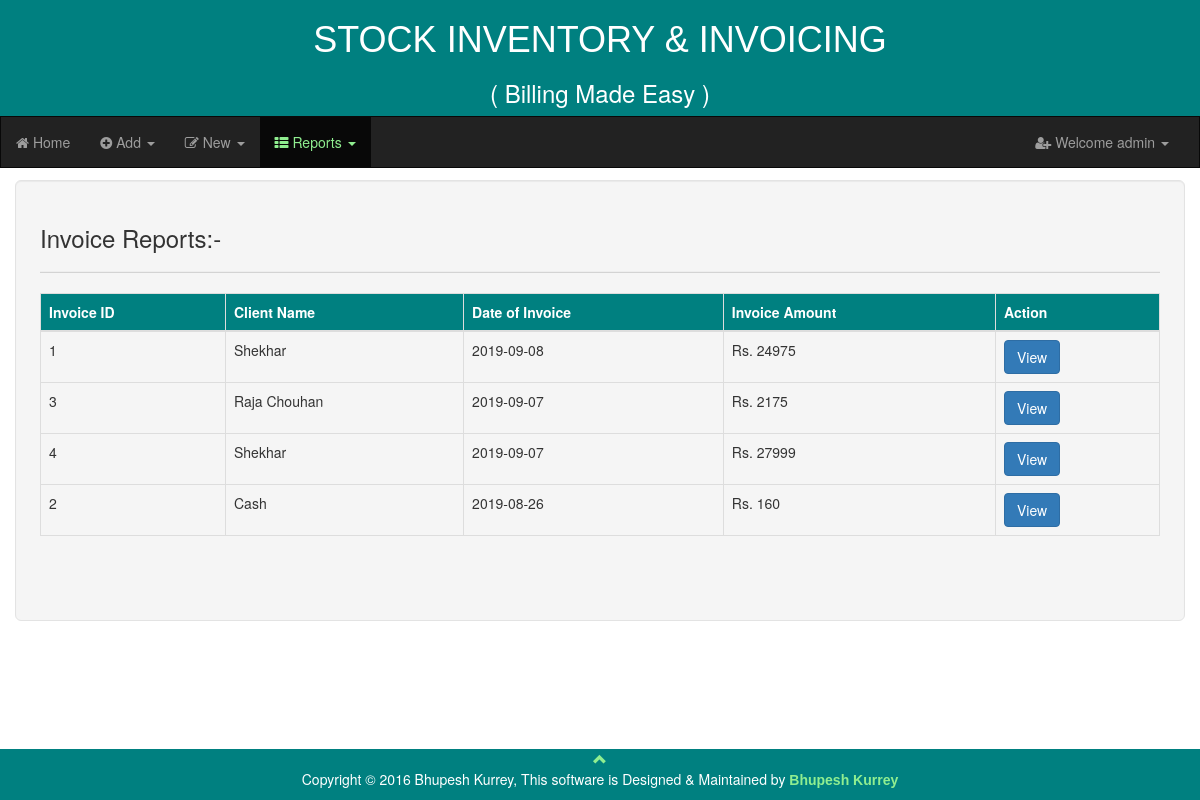
The page /invoice_report.php (signed in) on the database its author committed.
### tables this page shows
CREATE TABLE IF NOT EXISTS `invoices` (
  `inv_id` int(11) NOT NULL AUTO_INCREMENT,
  `cl_id` int(11) NOT NULL,
  `inv_date` varchar(20) NOT NULL,
  `inv_amount` int(11) NOT NULL,
  PRIMARY KEY (`inv_id`)
);

CREATE TABLE IF NOT EXISTS `clients` (
  `cl_id` int(11) NOT NULL AUTO_INCREMENT,
  `cl_name` varchar(50) NOT NULL,
  `cl_mobile` varchar(12) DEFAULT NULL,
  `cl_email` varchar(30) DEFAULT NULL,
  `cl_address` varchar(150) DEFAULT NULL,
  `cl_detail` varchar(300) DEFAULT NULL,
  PRIMARY KEY (`cl_id`)
);

### invoice_report.php (the view, shortened to what this page needs)
<?php
	include ('header.php');
?>
<!DOCTYPE html>
<html lang="en">
<head>
</head>
<body>
<div class="container-fluid">
<div class="well well-lg">
<h3>Invoice Reports:-</h3><hr style="background-color:lightgrey; height:1px;">
<form action="" method="">
<table class="table table-bordered">
    <thead>
      <tr style="background-color:teal; color:white;">
        <th>Invoice ID</th>
        <th>Client Name</th>
        <th>Date of Invoice</th>
        <th>Invoice Amount</th>
		<th>Action</th>
      </tr>
    </thead>
	<?php
	include ('config.php');
$sql1 = "SELECT invoices.inv_id, clients.cl_name, invoices.inv_date, invoices.inv_amount FROM invoices INNER JOIN clients ON invoices.cl_id=clients.cl_id ORDER BY inv_date DESC";
$result = $conn->query($sql1);
if ($result->num_rows > 0) {
    while($row = $result->fetch_assoc()) {
	?>
	<tr class="bigBFun">
        <td><?php echo $row["inv_id"] ?></td>
        <td><?php echo $row["cl_name"] ?></td>
        <td><?php echo $row["inv_date"] ?></td>
        <td>Rs. <?php echo $row["inv_amount"] ?></td>
		<td><a href="genInvoice.php?inid=<?php echo $row["inv_id"] ?>" class="btn btn-primary" target="_blank">View</a> </td>
      </tr>
    <?php
		}
	}
else {
		echo "No Records Found...";
	}
  ?>
  </table>
</form>
<br>
<br>
</div>
</div>
<?php
include('footer.php');
?>
</body>
</html>

### header.php (shortened to what this page needs)
<?php
if(!isset($_SESSION['usr']))
{
header("Location:index.php");
}
else
{
?>
<!DOCTYPE html>
<html lang="en">
<head>
	<link rel="stylesheet" href="css/bootstrap.min.css">
	<link rel="stylesheet" href="css/font-awesome.min.css">
</head>
<body style="padding-top:180px;">
<div class="navbar-fixed-top">
<div class="container-fluid" style="background-color:teal;color:#fff;height:auto;">
  <h1 class="text-center" style="font-family: Trebuchet MS, Arial, Helvetica, sans-serif;">STOCK INVENTORY & INVOICING</h1>
  <h3 class="text-center">( Billing Made Easy )</h3>
</div>
<nav class="navbar navbar-inverse" style="border-radius:0 0;">
  <ul class="nav navbar-nav">
    <li class="activeHome"><a href="home.php"><i class="fa fa-home"></i> Home</a></li>
    <li class="activeCategory dropdown"><a class="dropdown-toggle" data-toggle="dropdown" href="#"><i class="fa fa-plus-circle"></i> Add <span class="caret"></span></a>
	</li>
	<li class="activeNew dropdown"><a class="dropdown-toggle" data-toggle="dropdown" href="#"><i class="fa fa-pencil-square-o"></i> New <span class="caret"></span></a>
	</li>
    <li class="activeReport dropdown"><a class="dropdown-toggle" data-toggle="dropdown" href="#"><i class="fa fa-th-list"></i> Reports <span class="caret"></span></a>
	</li>
  </ul>
  <ul class="nav navbar-nav navbar-right">
  <li class="activeUser"><a class="dropdown-toggle" data-toggle="dropdown" href="#"><i class="fa fa-user-plus"></i> Welcome <?php echo $_SESSION ['usr']; ?> <span class="caret"></span></a>
	</li>
      <li><a href="#"></a></li>
    </ul>
</nav>
</div>
</body>
</html>
<?php
}
?>

### footer.php
<footer class="container-fluid text-center navbar-fixed-bottom" style="background-color:teal; color:white;">
  <a href="#" title="To Top" style="color:lightgreen;">
    <span class="glyphicon glyphicon-chevron-up"></span>
  </a>
  <p>Copyright &copy;  2016 Bhupesh Kurrey, This software is Designed & Maintained by <a href="#" title="Software Developer"style="color:lightgreen; font-weight:bold; font-family: arial;">Bhupesh Kurrey</a></p>
</footer>

### invoice_report.php (style rules this page uses)
.navbar-inverse .navbar-nav>.activeReport>a, .navbar-inverse .navbar-nav>.activeReport>a:focus, .navbar-inverse .navbar-nav>.activeReport>a:hover { color:lightgreen; background-color:#080808; }

### rows shown on the page
invoices: inv_id "1", cl.cl_name "Shekhar", inv_date "2019-09-08", inv_amount "24975"
invoices: inv_id "3", cl.cl_name "Raja Chouhan", inv_date "2019-09-07", inv_amount "2175"
invoices: inv_id "4", cl.cl_name "Shekhar", inv_date "2019-09-07", inv_amount "27999"
invoices: inv_id "2", cl.cl_name "Cash", inv_date "2019-08-26", inv_amount "160"

### other values the page prints
$_SESSION ['usr'] "admin"
